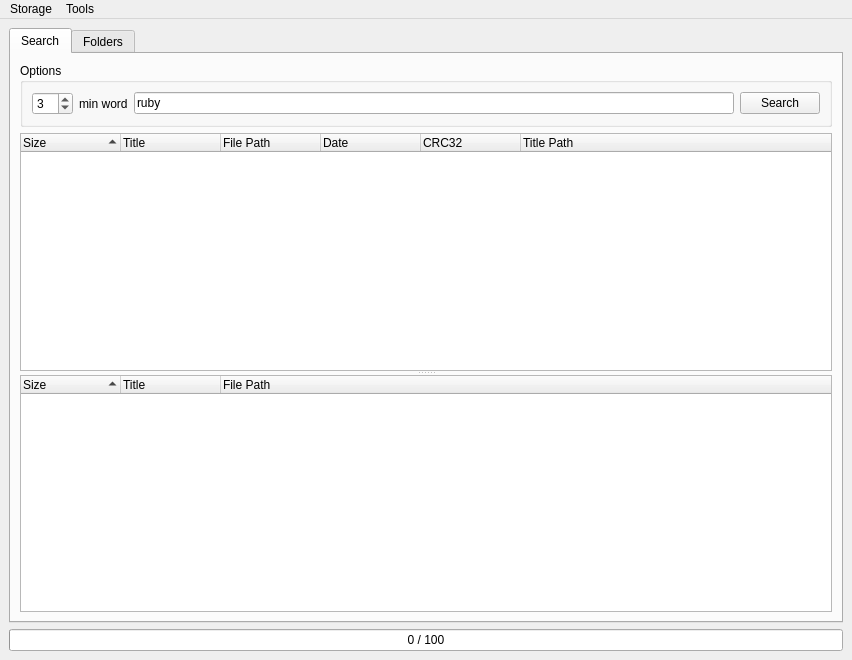
<?xml version="1.0" encoding="UTF-8"?>
<ui version="4.0">
 <class>MainWindow</class>
 <widget class="QMainWindow" name="MainWindow">
  <property name="geometry">
   <rect>
    <x>0</x>
    <y>0</y>
    <width>852</width>
    <height>660</height>
   </rect>
  </property>
  <property name="windowTitle">
   <string>MainWindow</string>
  </property>
  <widget class="QWidget" name="centralwidget">
   <layout class="QGridLayout" name="gridLayout_2">
    <item row="0" column="0">
     <widget class="QTabWidget" name="tabWidget">
      <property name="currentIndex">
       <number>0</number>
      </property>
      <widget class="QWidget" name="tab">
       <attribute name="title">
        <string>Search</string>
       </attribute>
       <layout class="QGridLayout" name="gridLayout_4">
        <item row="0" column="0">
         <widget class="QGroupBox" name="groupBox">
          <property name="title">
           <string>Options</string>
          </property>
          <layout class="QGridLayout" name="gridLayout">
           <item row="0" column="0">
            <widget class="QSpinBox" name="search_min_word">
             <property name="minimum">
              <number>1</number>
             </property>
             <property name="value">
              <number>3</number>
             </property>
            </widget>
           </item>
           <item row="0" column="1">
            <widget class="QLabel" name="label_minWord">
             <property name="sizePolicy">
              <sizepolicy hsizetype="Minimum" vsizetype="Preferred">
               <horstretch>0</horstretch>
               <verstretch>0</verstretch>
              </sizepolicy>
             </property>
             <property name="text">
              <string>min word</string>
             </property>
            </widget>
           </item>
           <item row="0" column="2">
            <widget class="QLineEdit" name="search_filter">
             <property name="text">
              <string>ruby</string>
             </property>
            </widget>
           </item>
           <item row="0" column="3">
            <widget class="QPushButton" name="search">
             <property name="text">
              <string>Search</string>
             </property>
            </widget>
           </item>
          </layout>
         </widget>
        </item>
        <item row="1" column="0">
         <widget class="QSplitter" name="splitter">
          <property name="orientation">
           <enum>Qt::Vertical</enum>
          </property>
          <widget class="QTreeWidget" name="search_result">
           <property name="contextMenuPolicy">
            <enum>Qt::ActionsContextMenu</enum>
           </property>
           <property name="alternatingRowColors">
            <bool>true</bool>
           </property>
           <property name="selectionMode">
            <enum>QAbstractItemView::ExtendedSelection</enum>
           </property>
           <property name="uniformRowHeights">
            <bool>true</bool>
           </property>
           <property name="sortingEnabled">
            <bool>true</bool>
           </property>
           <property name="allColumnsShowFocus">
            <bool>true</bool>
           </property>
           <column>
            <property name="text">
             <string>Size</string>
            </property>
           </column>
           <column>
            <property name="text">
             <string>Title</string>
            </property>
           </column>
           <column>
            <property name="text">
             <string>File Path</string>
            </property>
           </column>
           <column>
            <property name="text">
             <string>Date</string>
            </property>
           </column>
           <column>
            <property name="text">
             <string>CRC32</string>
            </property>
           </column>
           <column>
            <property name="text">
             <string>Title Path</string>
            </property>
           </column>
          </widget>
          <widget class="QTreeWidget" name="search_result_old">
           <property name="contextMenuPolicy">
            <enum>Qt::ActionsContextMenu</enum>
           </property>
           <property name="alternatingRowColors">
            <bool>true</bool>
           </property>
           <property name="selectionMode">
            <enum>QAbstractItemView::ExtendedSelection</enum>
           </property>
           <property name="uniformRowHeights">
            <bool>true</bool>
           </property>
           <property name="sortingEnabled">
            <bool>true</bool>
           </property>
           <property name="allColumnsShowFocus">
            <bool>true</bool>
           </property>
           <column>
            <property name="text">
             <string>Size</string>
            </property>
           </column>
           <column>
            <property name="text">
             <string>Title</string>
            </property>
           </column>
           <column>
            <property name="text">
             <string>File Path</string>
            </property>
           </column>
          </widget>
         </widget>
        </item>
       </layout>
      </widget>
      <widget class="QWidget" name="tab_2">
       <attribute name="title">
        <string>Folders</string>
       </attribute>
       <layout class="QGridLayout" name="gridLayout_3">
        <item row="0" column="0">
         <widget class="QPlainTextEdit" name="live_folders"/>
        </item>
       </layout>
      </widget>
     </widget>
    </item>
    <item row="1" column="0">
     <widget class="QProgressBar" name="progress">
      <property name="value">
       <number>0</number>
      </property>
      <property name="format">
       <string>%v / %m</string>
      </property>
     </widget>
    </item>
   </layout>
  </widget>
  <widget class="QMenuBar" name="menubar">
   <property name="geometry">
    <rect>
     <x>0</x>
     <y>0</y>
     <width>852</width>
     <height>25</height>
    </rect>
   </property>
   <widget class="QMenu" name="menuStorage">
    <property name="title">
     <string>Storage</string>
    </property>
    <addaction name="action_add_folder_to_storage"/>
    <addaction name="separator"/>
    <addaction name="action_new"/>
    <addaction name="action_open"/>
    <addaction name="action_save_as"/>
    <addaction name="separator"/>
    <addaction name="action_quit"/>
   </widget>
   <addaction name="menuStorage"/>
   <widget class="QMenu" name="menuTools">
    <property name="title">
     <string>Tools</string>
    </property>
    <addaction name="action_fix_names"/>
   </widget>
   <addaction name="menuTools"/>
  </widget>
  <action name="action_save">
   <property name="icon">
    <iconset resource="resources.qrc">
     <normaloff>:/resources/filesave.png</normaloff>:/resources/filesave.png</iconset>
   </property>
   <property name="text">
    <string>Save</string>
   </property>
   <property name="toolTip">
    <string>Save</string>
   </property>
   <property name="shortcut">
    <string>Ctrl+S</string>
   </property>
  </action>
  <action name="action_open">
   <property name="icon">
    <iconset resource="resources.qrc">
     <normaloff>:/resources/fileopen.png</normaloff>:/resources/fileopen.png</iconset>
   </property>
   <property name="text">
    <string>Open...</string>
   </property>
   <property name="toolTip">
    <string>Open</string>
   </property>
   <property name="shortcut">
    <string>Ctrl+O</string>
   </property>
  </action>
  <action name="action_new">
   <property name="icon">
    <iconset resource="resources.qrc">
     <normaloff>:/resources/filenew.png</normaloff>:/resources/filenew.png</iconset>
   </property>
   <property name="text">
    <string>New</string>
   </property>
   <property name="shortcut">
    <string>Ctrl+N</string>
   </property>
  </action>
  <action name="action_quit">
   <property name="text">
    <string>Quit</string>
   </property>
   <property name="shortcut">
    <string>Ctrl+Q</string>
   </property>
  </action>
  <action name="action_save_as">
   <property name="text">
    <string>Save As...</string>
   </property>
   <property name="toolTip">
    <string>Save As</string>
   </property>
  </action>
  <action name="action_add_folder_to_storage">
   <property name="text">
    <string>Add folder..</string>
   </property>
   <property name="toolTip">
    <string>Add folder to storage</string>
   </property>
  </action>
  <action name="action_delete_files">
   <property name="text">
    <string>Delete files</string>
   </property>
  </action>
  <action name="action_search_from_clipboard">
   <property name="text">
    <string>Search from clipboard</string>
   </property>
   <property name="shortcut">
    <string>Alt+V</string>
   </property>
  </action>
  <action name="action_find_duplicates_in_storage">
   <property name="text">
    <string>Find Duplicates</string>
   </property>
  </action>
  <action name="action_fix_names">
   <property name="text">
    <string>Fix file names..</string>
   </property>
   <property name="toolTip">
    <string>Fix file names</string>
   </property>
  </action>
 </widget>
 <tabstops>
  <tabstop>search_filter</tabstop>
  <tabstop>search</tabstop>
  <tabstop>search_min_word</tabstop>
  <tabstop>search_result</tabstop>
  <tabstop>tabWidget</tabstop>
 </tabstops>
 <resources>
  <include location="resources.qrc"/>
 </resources>
 <connections/>
</ui>
